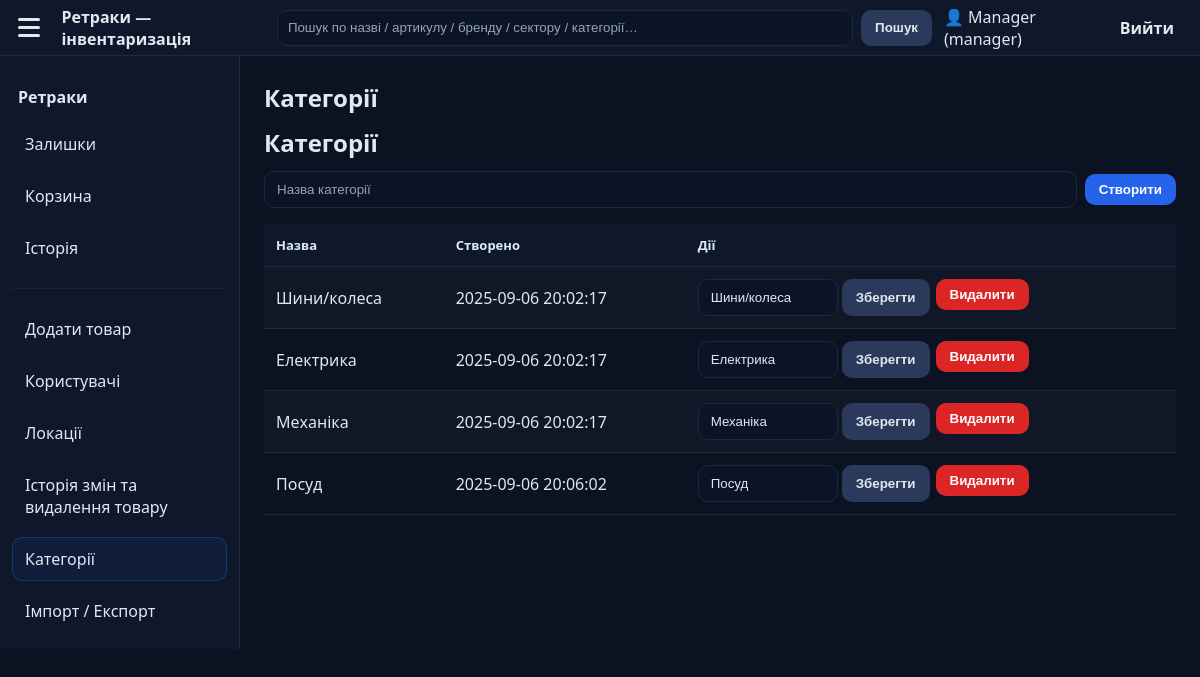
The page /dashboard.php?open=manage_categories (signed in) on the database as committed earlier.
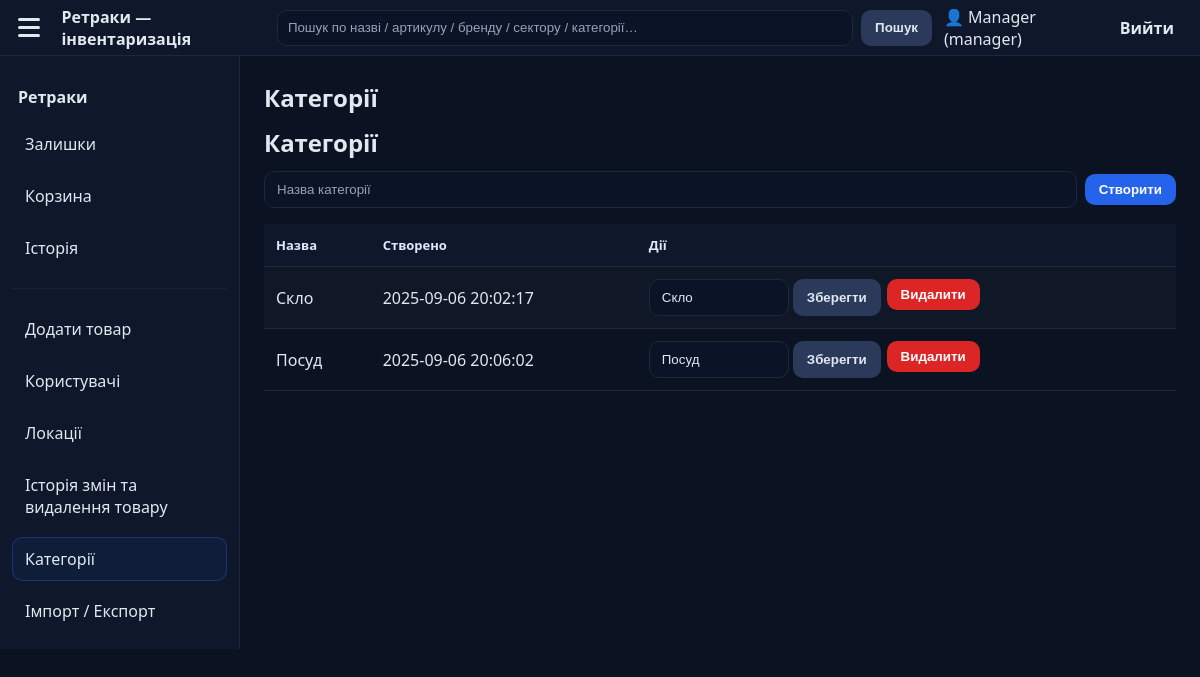
The same page on the database as committed later.
### tables this page shows
CREATE TABLE categories (
            id INTEGER PRIMARY KEY AUTOINCREMENT,
            name TEXT NOT NULL UNIQUE,
            created_at TEXT DEFAULT CURRENT_TIMESTAMP
        );

### pages/manage_categories.php (the view, shortened to what this page needs)
<?php
$db = db();
$cats = $db->query('SELECT * FROM categories ORDER BY id DESC')->fetchAll();
?>
<h2>Категорії</h2>
<h2>Категорії</h2>
<form method="post" action="/logic/manage_categories_logic.php" class="row" style="gap:8px;margin-bottom:16px">
  <input type="text" name="name" placeholder="Назва категорії" required>
  <button class="btn primary">Створити</button>
</form>
<table class="table">
  <thead>
    <tr>
      <th>Назва</th>
      <th>Створено</th>
      <th>Дії</th>
    </tr>
  </thead>
  <tbody>
    <?php
    $rows = $db->query("SELECT * FROM categories ORDER BY created_at ASC")->fetchAll();
    foreach ($rows as $c): ?>
      <tr>
        <td><?= htmlspecialchars($c['name']) ?></td>
        <td><?= htmlspecialchars($c['created_at']) ?></td>
        <td style="display:flex;gap:6px;">
          <form method="post" action="/logic/manage_categories_logic.php" style="display:inline-flex;gap:4px;">
            <input type="text" name="name" value="<?= htmlspecialchars($c['name']) ?>" required style="width:140px">
            <button class="btn secondary">Зберегти</button>
          </form>
          <form method="post" action="/logic/manage_categories_logic.php" onsubmit="return confirm('Видалити категорію?');">
            <button class="btn danger">Видалити</button>
          </form>
        </td>
      </tr>
    <?php endforeach; ?>
  </tbody>
</table>

Rows that differ between the two databases and show on the page:
removed categories: name "Шини/колеса", created_at "2025-09-06 20:02:17"
removed categories: name "Електрика", created_at "2025-09-06 20:02:17"
changed categories: name "Механіка" → "Скло"
